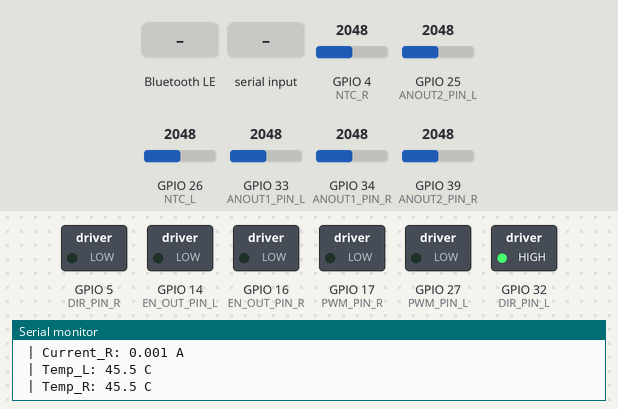
Simulated run of this sketch. Board: ESP32. Shown: switched loads named in the sketch (green lamp = pin HIGH), the last lines printed to the serial monitor. The inputs (shaded band) are chosen by the test bench; at power-on: GPIO 4 (NTC_R) = 2048, GPIO 25 (ANOUT2_PIN_L) = 2048, GPIO 26 (NTC_L) = 2048, GPIO 33 (ANOUT1_PIN_L) = 2048, GPIO 34 (ANOUT1_PIN_R) = 2048, GPIO 39 (ANOUT2_PIN_R) = 2048. Nothing arrives over Bluetooth unless stated; a phone connects over Bluetooth LE 3 s after start.

Above: at 1.2 s.
1.3 s: Bluetooth LE write "ms-1" received
At 2.6 s:
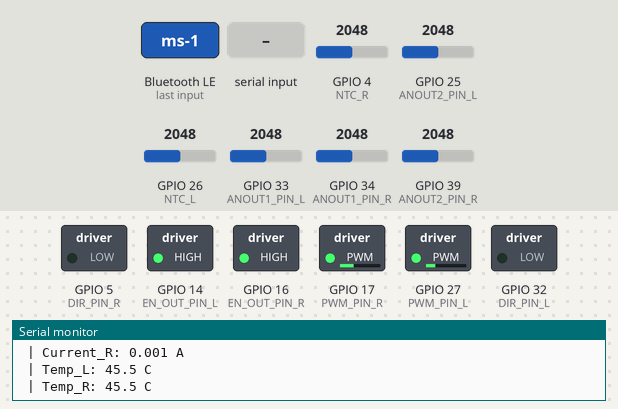
4.3 s: "l\n" received over Serial
At 5.0 s:
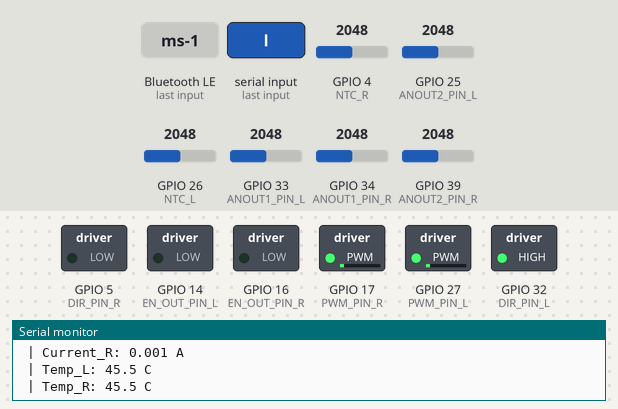
5.8 s: "R\n" received over Serial
At 6.2 s:
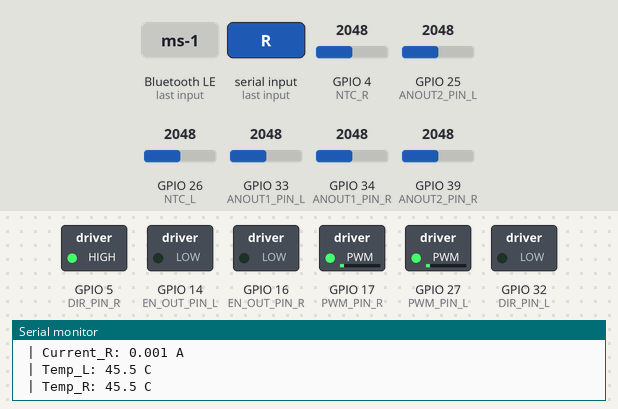
7.3 s: Bluetooth LE write "200" received
At 7.7 s:
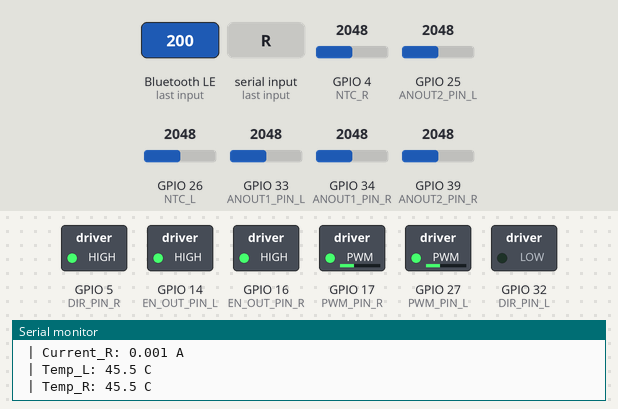
9.3 s: "B90\n" received over Serial
At 10.0 s:
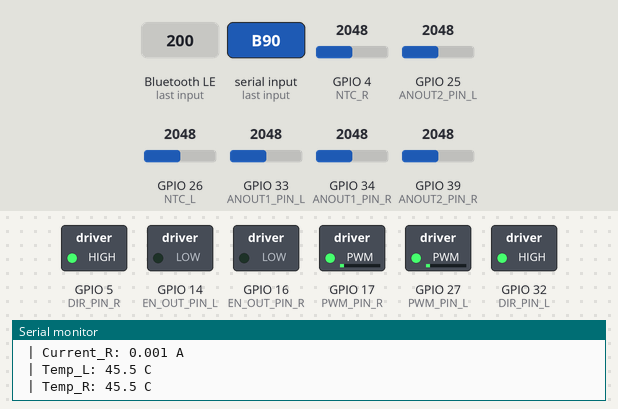
10.8 s: "r\n" received over Serial
At 11.2 s:
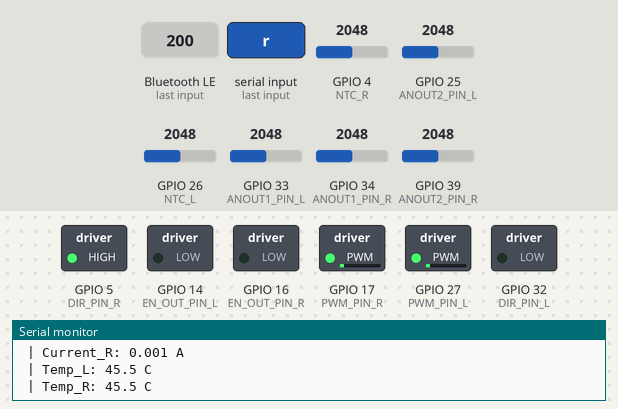
Timing chart, 0 to 13.3 s (numbered marks = the images above; inputs shaded):
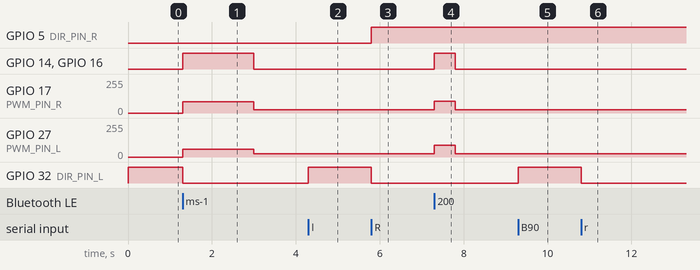

Measured:
- after the input at 1.3 s, GPIO 14 (EN_OUT_PIN_L), GPIO 16 (EN_OUT_PIN_R): LOW → HIGH at once, → LOW 1.7 s later; GPIO 17 (PWM_PIN_R): 0/255 → 86/255 at once, → 25/255 1.7 s later; GPIO 27 (PWM_PIN_L): 0/255 → 59/255 at once, → 25/255 1.7 s later; GPIO 32 (DIR_PIN_L): HIGH → LOW at once
- after the input at 4.3 s, GPIO 32 (DIR_PIN_L): LOW → HIGH at once
- after the input at 5.8 s, GPIO 5 (DIR_PIN_R): LOW → HIGH at once; GPIO 32 (DIR_PIN_L): HIGH → LOW at once
- after the input at 7.3 s, GPIO 14 (EN_OUT_PIN_L), GPIO 16 (EN_OUT_PIN_R): LOW → HIGH at once, → LOW 0.50 s later; GPIO 17 (PWM_PIN_R), GPIO 27 (PWM_PIN_L): 25/255 → 88/255 at once, → 25/255 0.50 s later
- after the input at 9.3 s, GPIO 32 (DIR_PIN_L): LOW → HIGH at once
- after the input at 10.8 s, GPIO 32 (DIR_PIN_L): HIGH → LOW at once

The sketch:

dualMotorControl.ino
```cpp
#include <BLEDevice.h>
#include <BLEServer.h>
#include <BLEUtils.h>
#include <BLE2902.h>

// ── BLE UUIDs — must match iOS app BLEManager.swift exactly ──────────────────
#define SERVICE_UUID       "4fafc201-1fb5-459e-8fcc-c5c9c331914b"
#define CONTROL_CHAR_UUID  "beb5483e-36e1-4688-b7f5-ea07361b26a8"
#define FEEDBACK_CHAR_UUID "1c95d5e3-d8f5-4d7f-8b9c-2b7a5c3f1234"

// ── Feedback scaling definitions ─────────────────────────────────────────────
#define MAX_CURRENT  6.0f    // 6.0 Amps ESCON output to motor at 3.3V (AnOUT1 full scale)
#define MAX_RPM      10300   // 10300 RPM at 3.3V (AnOUT2 full scale)
#define ADC_FULLSCALE 4095   // 12-bit ADC max count (= 3.3V)

// ── Motor Calibration Parameters ─────────────────────────────────────────────────────────────
#define LEFT_CALIBRATION_FACTOR 1.0 // if greater than 1, left motor is driven faster in fwd and bwd direction

// ── Pin definitions ───────────────────────────────────────────────────────────

#define PWM_PIN_L     27  // PWM speed control output to motor driver
#define EN_OUT_PIN_L  14  // Enable output to motor driver (HIGH=enabled, LOW=disabled)
#define DIR_PIN_L     32  // Direction output to motor driver (HIGH=CCW, LOW=CW)
#define ANOUT1_PIN_L  33  // AnOUT1: current feedback ADC input
#define ANOUT2_PIN_L  25  // AnOUT2: speed feedback ADC input
#define NTC_L         26  //
//to be defined NTC_L

#define PWM_PIN_R     17  // PWM speed control output to motor driver
#define EN_OUT_PIN_R  16  // Enable output to motor driver (HIGH=enabled, LOW=disabled)
#define DIR_PIN_R     5  // Direction output to motor driver (HIGH=CCW, LOW=CW)
#define ANOUT1_PIN_R  34 // 15  // AnOUT1: current feedback ADC input
#define ANOUT2_PIN_R  39  // 2 AnOUT2: speed feedback ADC input
#define NTC_R          4  //

// ── Transmission Parameters ────────────────────────────────────────────────────────────────
#define diameter  65    //mm
#define reduction  186

// ── Thermistor Parameters ────────────────────────────────────────────────────────────────
#define T25  298.15
#define Vcc  3.3
#define beta  3490
#define R25  10000 // ohms at 25 degrees C
#define R0  4700   //ohms of fixed resistor in potential divider

// ── PWM config ────────────────────────────────────────────────────────────────
// Using ESP32 Arduino core v3.x LEDC API (ledcAttach / ledcWrite by pin)
#define PWM_FREQ  20000  // 20 kHz
#define PWM_RES   8      // 8-bit resolution (0–255)

// ── ADC averaging ─────────────────────────────────────────────────────────────
#define AVG_SAMPLES  16

// ── BLE command thresholds ────────────────────────────────────────────────────
#define CMD_DEADZONE   10   // ignore joystick values within +-10 of centre
#define CMD_TIMEOUT_MS 500  // brake if no BLE command received for 500 ms

// ── BLE globals ───────────────────────────────────────────────────────────────
BLEServer*         pServer       = nullptr;
BLECharacteristic* pControlChar  = nullptr;
BLECharacteristic* pFeedbackChar = nullptr;
bool               bleConnected  = false;

volatile int8_t   cmdX      = 0;
volatile int8_t   cmdY      = 0;
volatile uint8_t  cmdSpeed  = 0;
volatile bool     newCmd    = false;
volatile uint32_t lastCmdMs = 0;

// ── adcAverage ─────────────────────────────────────────────────────────────────────
// INPUT: pin number
// OUTPUT: digital output average of ADC samples

float adcAverage(int pin) {
  float sum = 0;
  for (int i = 0; i < AVG_SAMPLES; i++) {
    sum += analogRead(pin); // Note: data for speed and current prefers offset of 100 bits
  }
  return sum / AVG_SAMPLES;
}

// ── feedback ─────────────────────────────────────────────────────────────────────
// INPUT: none
// OUTPUT: none. Computes speed, current and temperature feedback
void feedback() {

    // ── Feedback readings ──────────────────────────────────────────────────────
  float currentRaw_L = adcAverage(ANOUT1_PIN_L);
  float currentA_L   = ((currentRaw_L / (float)ADC_FULLSCALE) - 0.5f) * 2.0f * MAX_CURRENT;
  float currentRaw_R = adcAverage(ANOUT1_PIN_R);
  float currentA_R   = ((currentRaw_R / (float)ADC_FULLSCALE) - 0.5f) * 2.0f * MAX_CURRENT;

  float speedRaw_L   = adcAverage(ANOUT2_PIN_L);
  float speedRPM_L   = ((speedRaw_L / (float)ADC_FULLSCALE) - 0.5f) * 2.0f * MAX_RPM;
  float speedRaw_R   = adcAverage(ANOUT2_PIN_R);
  float speedRPM_R   = ((speedRaw_R / (float)ADC_FULLSCALE) - 0.5f) * 2.0f * MAX_RPM;

  float tempRaw_L = adcAverage(NTC_L);
  float V_NTC_L   = (Vcc * tempRaw_L / 4095.0f);
  float R_NTC_L   = R0 * (V_NTC_L / (Vcc - V_NTC_L));
  float T_NTC_L   = (1.0f / (1.0f/T25 + (1.0f/beta) * log(R_NTC_L/R25))) - 273.15f;

  float tempRaw_R = adcAverage(NTC_R);
  float V_NTC_R   = (Vcc * tempRaw_R / 4095.0f);
  float R_NTC_R   = R0 * (V_NTC_R / (Vcc - V_NTC_R));
  float T_NTC_R   = (1.0f / (1.0f/T25 + (1.0f/beta) * log(R_NTC_R/R25))) - 273.15f;

  Serial.print(" | Speed_L: "); Serial.print(speedRPM_L, 0); Serial.print(" RPM");
  Serial.print(" | Speed_R: "); Serial.print(speedRPM_R, 0); Serial.print(" RPM");

  //Serial.print("| Speed_L: "); Serial.print(speedRPM_L*(diameter/2000)/reduction, 0); Serial.print("ms-1");
  //Serial.print("| Speed_R: "); Serial.print(speedRPM_R*(diameter/2000)/reduction, 0); Serial.print("ms-1");

  Serial.println("");
  Serial.print(" | Current_L: "); Serial.print(currentA_L, 3); Serial.println(" A");
  Serial.print(" | Current_R: "); Serial.print(currentA_R, 3); Serial.println(" A");

  Serial.print(" | Temp_L: "); Serial.print(T_NTC_L, 1); Serial.println(" C");
  Serial.print(" | Temp_R: "); Serial.print(T_NTC_R, 1); Serial.println(" C");

  // Zero out readings when motor driver is disabled — prevents floating-input garbage
  if (digitalRead(EN_OUT_PIN_L) == LOW) { speedRPM_L = 0.0f; currentA_L = 0.0f; }
  if (digitalRead(EN_OUT_PIN_R) == LOW) { speedRPM_R = 0.0f; currentA_R = 0.0f; }

  // ── BLE feedback notification (12-byte payload) ────────────────────────────
  // All six fields are Int16 BE (signed) to support bipolar ESCON ANOUT output:
  // [0-1] RPM_L  [2-3] RPM_R  [4-5] curL_mA  [6-7] curR_mA
  // [8-9] tempL*10  [10-11] tempR*10  (0.1 °C resolution)
  if (bleConnected) {
    int16_t rpmL_s  = (int16_t)speedRPM_L;
    int16_t rpmR_s  = (int16_t)speedRPM_R;
    int16_t curL_ms = (int16_t)(currentA_L * 1000.0f);
    int16_t curR_ms = (int16_t)(currentA_R * 1000.0f);
    int16_t tmpL    = (int16_t)(T_NTC_L * 10.0f);
    int16_t tmpR    = (int16_t)(T_NTC_R * 10.0f);

    uint8_t payload[12] = {
      (uint8_t)((uint16_t)rpmL_s  >> 8), (uint8_t)((uint16_t)rpmL_s  & 0xFF),
      (uint8_t)((uint16_t)rpmR_s  >> 8), (uint8_t)((uint16_t)rpmR_s  & 0xFF),
      (uint8_t)((uint16_t)curL_ms >> 8), (uint8_t)((uint16_t)curL_ms & 0xFF),
      (uint8_t)((uint16_t)curR_ms >> 8), (uint8_t)((uint16_t)curR_ms & 0xFF),
      (uint8_t)((uint16_t)tmpL    >> 8), (uint8_t)((uint16_t)tmpL    & 0xFF),
      (uint8_t)((uint16_t)tmpR    >> 8), (uint8_t)((uint16_t)tmpR    & 0xFF)
    };
    pFeedbackChar->setValue(payload, 12);
    pFeedbackChar->notify();
  }
}


//──Drive Functions  ─────────────────────────────────────────────────────────────────────
// INPUT: speed (0-100)
// OUTPUT: none. PWM is update based on speed and both motors are enabled,
  //to drive forward, backward, turn left or right
void forward(int speed) {
  digitalWrite(DIR_PIN_L, LOW);
  digitalWrite(DIR_PIN_R, LOW);

  int pwmDuty_L = map(speed*LEFT_CALIBRATION_FACTOR, 0, 100, 25, 230); //maps 10% and 90% PWM
  int pwmDuty_R = map(speed, 0, 100, 66, 189);
  ledcWrite(PWM_PIN_L, pwmDuty_L);
  ledcWrite(PWM_PIN_R, pwmDuty_R);

  digitalWrite(EN_OUT_PIN_L, HIGH);
  digitalWrite(EN_OUT_PIN_R, HIGH);
}


void backward(int speed) {
  digitalWrite(DIR_PIN_L, HIGH);
  digitalWrite(DIR_PIN_R, HIGH);

  int pwmDuty_L = map(speed*LEFT_CALIBRATION_FACTOR, 0, 100, 25, 230); //maps 10% and 90% PWM
  int pwmDuty_R = map(speed, 0, 100, 66, 189);
  ledcWrite(PWM_PIN_L, pwmDuty_L);
  ledcWrite(PWM_PIN_R, pwmDuty_R);

  digitalWrite(EN_OUT_PIN_L, HIGH);
  digitalWrite(EN_OUT_PIN_R, HIGH);
}


void left(int speed) {
  digitalWrite(DIR_PIN_L, HIGH);  // Default: CW
  digitalWrite(DIR_PIN_R, LOW);  // Default: CW

  int pwmDuty = map(speed, 0, 100, 66, 189);
  ledcWrite(PWM_PIN_L, pwmDuty);
  ledcWrite(PWM_PIN_R, pwmDuty);

  digitalWrite(EN_OUT_PIN_L, HIGH);
  digitalWrite(EN_OUT_PIN_R, HIGH);
}


void right(int speed) {
  digitalWrite(DIR_PIN_L, LOW);  //CCW
  digitalWrite(DIR_PIN_R, HIGH);  //CCW

  int pwmDuty = map(speed, 0, 100, 66, 189);
  ledcWrite(PWM_PIN_L, pwmDuty);
  ledcWrite(PWM_PIN_R, pwmDuty);

  digitalWrite(EN_OUT_PIN_L, HIGH);
  digitalWrite(EN_OUT_PIN_R, HIGH);
}

//── Brake  ─────────────────────────────────────────────────────────────────────
// INPUT: none
// OUTPUT: disables the motor.
void brake() {
  digitalWrite(EN_OUT_PIN_L, LOW);
  digitalWrite(EN_OUT_PIN_R, LOW);

  int pwmDuty = map(0, 0, 100, 25, 230);
  ledcWrite(PWM_PIN_L, pwmDuty);
  ledcWrite(PWM_PIN_R, pwmDuty);
}

// ── BLE server callbacks ──────────────────────────────────────────────────────
class ServerCallbacks : public BLEServerCallbacks {
  void onConnect(BLEServer* pSrv) override {
    bleConnected = true;
    Serial.println("BLE: client connected");
  }
  void onDisconnect(BLEServer* pSrv) override {
    bleConnected = false;
    brake();
    Serial.println("BLE: client disconnected, restarting advertising");
    BLEDevice::startAdvertising();
  }
};

class ControlCallbacks : public BLECharacteristicCallbacks {
  void onWrite(BLECharacteristic* pChar) override {
    String val = pChar->getValue();
    if (val.length() >= 3) {
      cmdX      = (int8_t)val[0];
      cmdY      = (int8_t)val[1];
      cmdSpeed  = (uint8_t)val[2];
      newCmd    = true;
      lastCmdMs = millis();
    }
  }
};

// ── processCommand ────────────────────────────────────────────────────────────
// INPUT: none. Reads latest BLE joystick command
// OUTPUT: none. Calls drive functions; brakes on timeout or deadzone
void processCommand() {
  if (bleConnected && (millis() - lastCmdMs > CMD_TIMEOUT_MS)) {
    brake();
    return;
  }
  if (!newCmd) return;
  newCmd = false;

  int motorSpeed = (int)cmdSpeed * 100 / 255;  // map 0-255 → 0-100

  if (motorSpeed == 0 || (abs(cmdX) < CMD_DEADZONE && abs(cmdY) < CMD_DEADZONE)) {
    brake();
    return;
  }

  if (abs(cmdY) >= abs(cmdX)) {
    if (cmdY > 0) forward(motorSpeed);
    else          backward(motorSpeed);
  } else {
    if (cmdX > 0) right(motorSpeed);
    else          left(motorSpeed);
  }
}

//── Handle Serial  ─────────────────────────────────────────────────────────────────────
// INPUT : none. Detects commands from serial monitor
// OUTPUT: none. Runs drive functions at specified speed
void handleSerial() {
  if (!Serial.available()) return;

  String cmd = Serial.readStringUntil('\n'); // read line up to newline
  cmd.trim();                                // remove spaces, CR, etc.
  if (cmd.length() == 0) return;

  char c = cmd.charAt(0);        // first letter: command
  int value = 0;

  // If there are digits after the letter, parse them as speed
  if (cmd.length() > 1) {
    String numPart = cmd.substring(1);
    value = numPart.toInt();     // 0 if not a valid number
  }

  switch (c) {
    case 'F':  // Forward
    case 'f':
      if (value <= 0 || value > 100) value = 70;   // default speed if none given
      forward(value);
      break;

    case 'B':  // Backward
    case 'b':
      if (value <= 0 || value > 100) value = 70;
      backward(value);
      break;

    case 'L':  // Left
    case 'l':
      if (value <= 0 || value > 100) value = 70;
      left(value);
      break;

    case 'R':  // Right
    case 'r':
      if (value <= 0 || value > 100) value = 70;
      right(value);
      break;

    case 'S':  // Brake
    case 's':
      brake();
      break;

    default:
      Serial.print("Unknown command: ");
      Serial.println(cmd);
      break;
  }
}

void setup() {
  Serial.begin(115200);
  //pinMode(EN_TOGGLE_PIN,  INPUT_PULLUP);
  //pinMode(DIR_TOGGLE_PIN, INPUT_PULLUP);
  pinMode(NTC_L,    INPUT);
  pinMode(NTC_R,    INPUT);

  pinMode(DIR_PIN_L,    OUTPUT);
  pinMode(EN_OUT_PIN_L, OUTPUT);
  digitalWrite(EN_OUT_PIN_L, LOW);  // Default: disabled

  pinMode(DIR_PIN_R,    OUTPUT);
  pinMode(EN_OUT_PIN_R, OUTPUT);
  digitalWrite(EN_OUT_PIN_R, LOW);  // Default: disabled

  ledcAttach(PWM_PIN_L, PWM_FREQ, PWM_RES);
  ledcAttach(PWM_PIN_R, PWM_FREQ, PWM_RES);

  ledcWrite(PWM_PIN_L, 0);
  digitalWrite(DIR_PIN_L, HIGH);  // CCW

  ledcWrite(PWM_PIN_R, 0);
  digitalWrite(DIR_PIN_R, LOW);  // Default: CW

  pinMode(ANOUT1_PIN_R,   INPUT);
  pinMode(ANOUT2_PIN_R,   INPUT);

  pinMode(ANOUT1_PIN_L,   INPUT);
  pinMode(ANOUT2_PIN_L,   INPUT);

  // ── BLE init ────────────────────────────────────────────────────────────────
  BLEDevice::init("MEMARO Controller");
  pServer = BLEDevice::createServer();
  pServer->setCallbacks(new ServerCallbacks());

  BLEService* pService = pServer->createService(SERVICE_UUID);

  pControlChar = pService->createCharacteristic(
      CONTROL_CHAR_UUID, BLECharacteristic::PROPERTY_WRITE_NR);
  pControlChar->setCallbacks(new ControlCallbacks());

  pFeedbackChar = pService->createCharacteristic(
      FEEDBACK_CHAR_UUID,
      BLECharacteristic::PROPERTY_READ | BLECharacteristic::PROPERTY_NOTIFY);
  pFeedbackChar->addDescriptor(new BLE2902());

  pService->start();

  BLEAdvertising* pAdv = BLEDevice::getAdvertising();
  pAdv->addServiceUUID(SERVICE_UUID);
  pAdv->setScanResponse(true);
  BLEDevice::startAdvertising();
  Serial.println("BLE advertising as 'MEMARO Controller'");
}

void loop() {
  handleSerial();
  processCommand();  // process latest BLE joystick command

  // non-blocking 1 s feedback interval
  static uint32_t lastFeedbackMs = 0;
  if (millis() - lastFeedbackMs >= 1000) {
    lastFeedbackMs = millis();
    feedback();
  }
}
```
